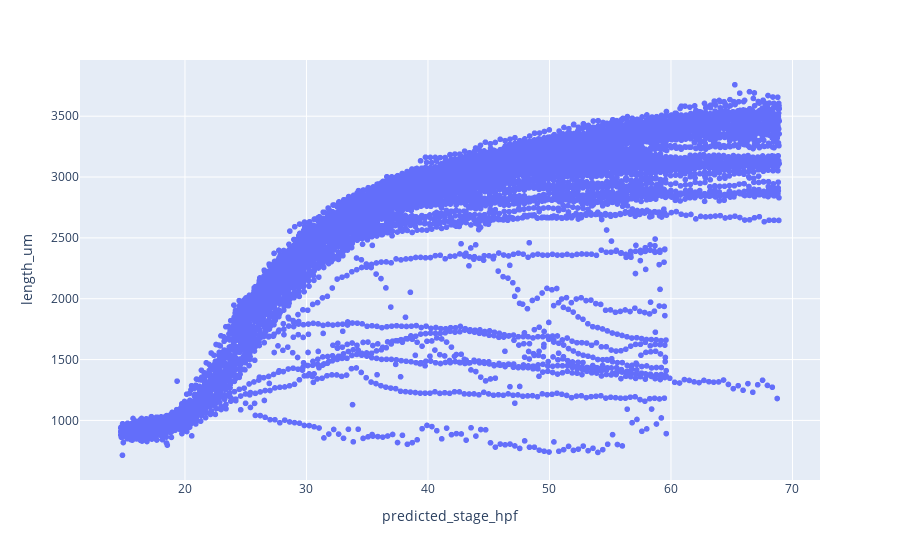

The notebook cell this image was saved under:
### Markdown cell above
### Look at embryo length vs. predicted stage

### Code cell
sample_date = "20240626"
metadata_df["experiment_date"] = metadata_df["experiment_date"].astype(str)
ft = (metadata_df["experiment_date"]==sample_date)# & (metadata_df["embryo_id"]=="20230531_D03_e00")
fig = px.scatter(metadata_df.loc[ft, :], 
                 x="predicted_stage_hpf", y="length_um", hover_data={"snip_id"})
fig.show()

### Figure 1 — Plotly figure (JSON) as saved in the notebook; plotly's stock layout.template omitted (floating-point values rounded to 4 significant figures; data arrays with more than 128 entries replaced by an {"elided": "..."} marker saying what was removed)
{"data": [{"customdata": {"elided": "10465x1 str values"}, "hovertemplate": "predicted_stage_hpf=%{x}<br>length_um=%{y}<br>snip_id=%{customdata[0]}<extra></extra>", "legendgroup": "", "marker": {"color": "#636efa", "symbol": "circle"}, "mode": "markers", "name": "", "showlegend": false, "type": "scattergl", "x": {"elided": "10465 float values"}, "xaxis": "x", "y": {"elided": "10465 float values"}, "yaxis": "y"}], "layout": {"legend": {"tracegroupgap": 0}, "margin": {"t": 60}, "xaxis": {"anchor": "y", "domain": [0, 1], "title": {"text": "predicted_stage_hpf"}}, "yaxis": {"anchor": "x", "domain": [0, 1], "title": {"text": "length_um"}}}}
